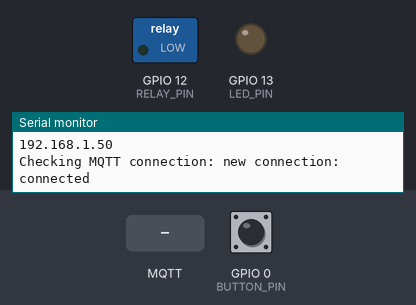
Bench run of a program on a simulated ESP8266 (NodeMCU). Parts: switched loads named in the program (green lamp = pin HIGH), output pins drawn as LEDs (lit = HIGH), the last lines printed to the serial monitor. The inputs (shaded band) are chosen by the test bench; at power-on: GPIO 0 (BUTTON_PIN) HIGH. WiFi joins after 1.5 s; servers stay silent unless stated; no MQTT or app messages arrive unless stated.

Above: at 5.9 s.
6.0 s: GPIO 0 (BUTTON_PIN) pulled LOW for 0.15 s
At 6.8 s:
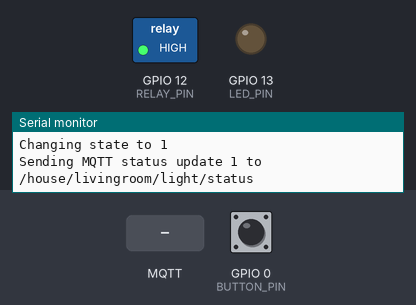
9.1 s: MQTT message "0" arrives on the first subscribed topic
At 9.8 s:
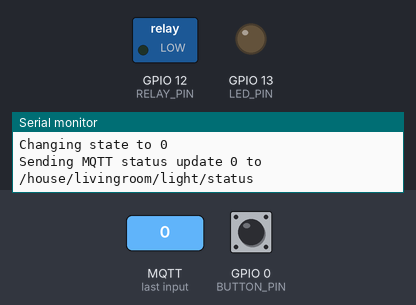
12.1 s: MQTT message "on" arrives on the first subscribed topic
At 12.9 s:
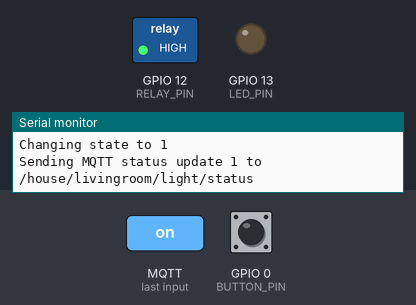
Timing chart, 0 to 14.6 s (numbered marks = the images above; inputs shaded):
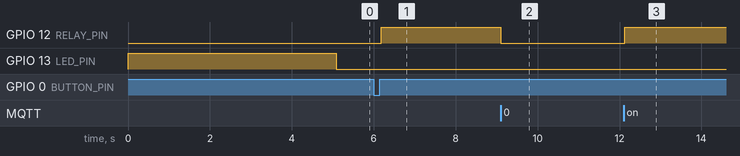

The program:

main.cpp
```cpp
/*
   Simpleton Sonoff Touch firmware with MQTT support
   Supports OTA update
   David Pye (C) 2016 GNU GPL v3
*/

#include <ESP8266WiFi.h>
#include <PubSubClient.h>
#include <ESP8266mDNS.h>
#include <WiFiUdp.h>
#include <ArduinoOTA.h>

#define NAME "LivingroomSwitch"
#define SSID "Drueck mich!"
#define PASS "Key01@BM"
#define MQTT_SERVER "192.168.0.5"
#define MQTT_PORT 1883
#define MQTT_USER "niko"
#define MQTT_PASS "unreal123"
#define OTA_PASS "unreal123"
#define OTA_PORT 8266

const char* cmndTopic1 = "/house/livingroom/light/set";
const char* cmndTopic2 = "/house/group/lights";
const char* statusTopic = "/house/livingroom/light/status";

#define BUTTON_PIN 0
#define RELAY_PIN 12
#define LED_PIN 13

volatile int desiredRelayState = 0;
volatile int relayState = 0;
volatile unsigned long millisSinceChange = 0;

unsigned long lastMQTTCheck = -5000; //This will force an immediate check on init.

WiFiClient espClient;
PubSubClient client(espClient);
bool printedWifiToSerial = false;

void initWifi() {
  // We start by connecting to a WiFi network
  Serial.println();
  Serial.print("Connecting to ");
  Serial.println(SSID);
#ifdef STATIC_IP
  WiFi.config(ip, gateway, subnet);
#endif

  WiFi.begin(SSID, PASS);
}

void checkMQTTConnection() {
  Serial.print("Checking MQTT connection: ");
  if (client.connected()) Serial.println("OK");
  else {
    if (WiFi.status() == WL_CONNECTED) {
      //Wifi connected, attempt to connect to server
      Serial.print("new connection: ");
      if (client.connect(NAME, MQTT_USER, MQTT_PASS)) {
        Serial.println("connected");
        client.subscribe(cmndTopic1);
        client.subscribe(cmndTopic2);
      } else {
        Serial.print("failed, rc=");
        Serial.println(client.state());
      }
    }
    else {
      //Wifi isn't connected, so no point in trying now.
      Serial.println(" Not connected to WiFI AP, abandoned connect.");
    }
  }
  //Set the status LED to ON if we are connected to the MQTT server
  if (client.connected()) digitalWrite(LED_PIN, LOW);
  else digitalWrite(LED_PIN, HIGH);
}

void MQTTcallback(char* topic, byte* payload, unsigned int length) {
  Serial.print("Message arrived [");
  Serial.print(topic);
  Serial.println("] ");

  if (!strcmp(topic, cmndTopic1) || !strcmp(topic, cmndTopic2)) {
    if ((char)payload[0] == '1' || ! strncasecmp_P((char *)payload, "ON", length)) {
      desiredRelayState = 1;
    }
    else if ((char)payload[0] == '0' || ! strncasecmp_P((char *)payload, "OFF", length)) {
      desiredRelayState = 0;
    }
    else if ( ! strncasecmp_P((char *)payload, "toggle", length)) {
      desiredRelayState = !desiredRelayState;
    }
  }
  Serial.print("DesiredRelayState: ");
  Serial.println(desiredRelayState);
}

void shortPress() {
  desiredRelayState = !desiredRelayState; //Toggle relay state.
}

void longPress() {
  desiredRelayState = !desiredRelayState; //Toggle relay state.
}

void buttonChangeCallback() {
  if (digitalRead(0) == 1) {
    //Button has been released, trigger one of the two possible options.
    if (millis() - millisSinceChange > 500) {
      longPress();
    }
    else if (millis() - millisSinceChange > 100) {
      //Short press
      shortPress();
    }
    else {
      //Too short to register as a press
    }
  }
  else {
    //Just been pressed - do nothing until released.
  }
  millisSinceChange = millis();
}

void setup() {
  Serial.begin(115200);
  Serial.println("Initialising");
  pinMode(RELAY_PIN, OUTPUT);
  digitalWrite(RELAY_PIN, LOW);
  pinMode(BUTTON_PIN, INPUT_PULLUP);
  pinMode(LED_PIN, OUTPUT);

  digitalWrite(LED_PIN, HIGH); //LED off.

  initWifi();

  client.setServer(MQTT_SERVER, MQTT_PORT);
  client.setCallback(MQTTcallback);

  //OTA setup
  ArduinoOTA.setPort(OTA_PORT);
  ArduinoOTA.setHostname(NAME);
  ArduinoOTA.setPassword(OTA_PASS);
  ArduinoOTA.begin();
  //Enable interrupt for button press

  Serial.println("Enabling touch switch interrupt");
  attachInterrupt(digitalPinToInterrupt(BUTTON_PIN), buttonChangeCallback, CHANGE);
}

void loop() {
  //If we haven't printed WiFi details to Serial port yet, and WiFi now connected,
  //do so now. (just the once)
  if (!printedWifiToSerial && WiFi.status() == WL_CONNECTED) {
    Serial.println("WiFi connected");
    Serial.println("IP address: ");
    Serial.println(WiFi.localIP());
    printedWifiToSerial = true;
  }

  if (millis() - lastMQTTCheck >= 5000) {
    checkMQTTConnection();
    lastMQTTCheck = millis();
  }

  //Handle any pending MQTT messages
  client.loop();

  //Handle any pending OTA SW updates
  ArduinoOTA.handle();

  //Relay state is updated via the interrupt *OR* the MQTT callback.
  if (relayState != desiredRelayState) {
    Serial.print("Changing state to ");
    Serial.println(desiredRelayState);

    digitalWrite(RELAY_PIN, desiredRelayState);
    relayState = desiredRelayState;

    Serial.print("Sending MQTT status update ");
    Serial.print(relayState);
    Serial.print(" to ");
    Serial.println(statusTopic);

    client.publish(statusTopic, relayState == 0 ? "OFF" : "ON");
  }
  delay(50);
}
```

Measured:
- after the input at 6.0 s, GPIO 12 (RELAY_PIN): LOW → HIGH after 0.19 s
- after the input at 9.1 s, GPIO 12 (RELAY_PIN): HIGH → LOW at once
- after the input at 12.1 s, GPIO 12 (RELAY_PIN): LOW → HIGH at once
